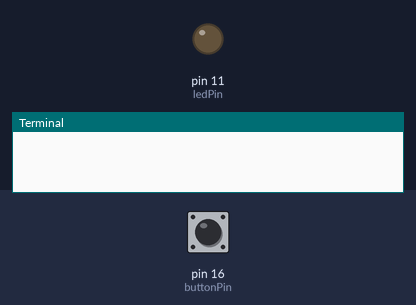
Simulated run of this program. Board: Raspberry Pi (header pin numbers). On the bench: output pins drawn as LEDs (lit = HIGH), the last lines printed to the terminal. Inputs (shaded band) come from the test bench; at power-on: pin 16 (buttonPin) HIGH.

Above: at 1.2 s.
1.3 s: pin 16 (buttonPin) pulled LOW for 0.15 s
At 1.37 s:
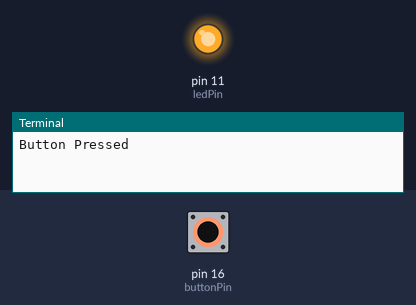
2.9 s: pin 16 (buttonPin) pulled LOW for 3.2 s
At 6.8 s:
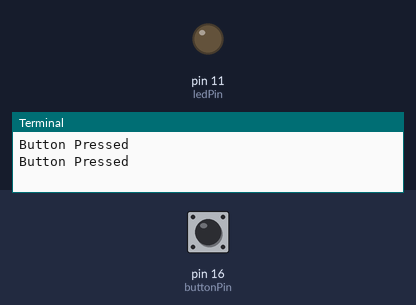
Timing chart, 0 to 8.3 s (numbered marks = the images above; inputs shaded):
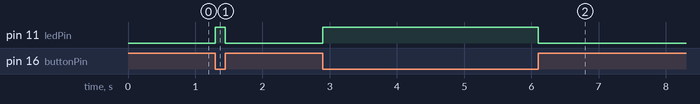

The program:

button_press_led.py
```python
import RPi.GPIO as GPIO #Use GPIO library
import time #Use time library

GPIO.setwarnings(False)

ledPin = 11    # pin11 is connected to the led anode (+ve pin), cathode(-ve pin) connected to pin9 GND
buttonPin = 16  # pin 16 is connected to the button - other button pin is connected to gnd - pin 14
GPIO.setmode(GPIO.BOARD)  # Numbers GPIOs by physical location

GPIO.setup(ledPin, GPIO.OUT)    #set ledPin's mode as output
GPIO.output(ledPin, GPIO.LOW)   #initially turn off the led

GPIO.setup(buttonPin, GPIO.IN, pull_up_down=GPIO.PUD_UP)    #Set buttonPin as input and enable pullup resistor

while True: #Loop indefinitely
  GPIO.wait_for_edge(buttonPin, GPIO.FALLING) #Button was pressed
  print('Button Pressed') #Display button pressed
  GPIO.output(ledPin, GPIO.HIGH)  # Turn led on
  GPIO.wait_for_edge(buttonPin, GPIO.RISING) #Button was released
  GPIO.output(ledPin, GPIO.LOW)  # Turn led off

GPIO.cleanup(); #Clean up when exiting the program
```

Measured:
- after the input at 1.3 s, pin 11 (ledPin): LOW → HIGH at once, → LOW 0.15 s later
- after the input at 2.9 s, pin 11 (ledPin): LOW → HIGH at once, → LOW 3.2 s later
